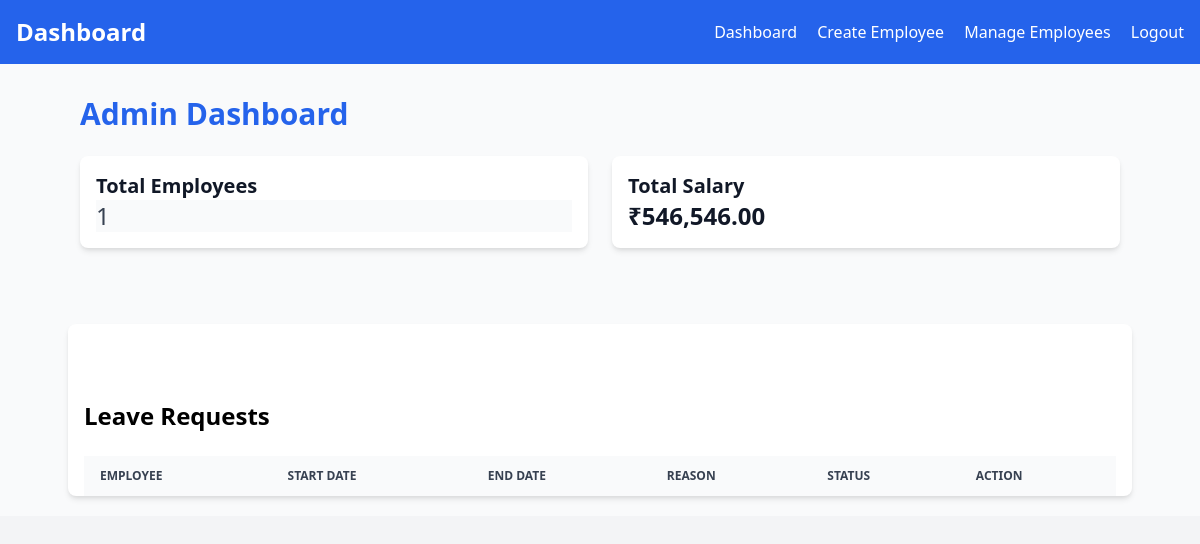
Before: /admin_dashboard.php (signed in) with the older database file.
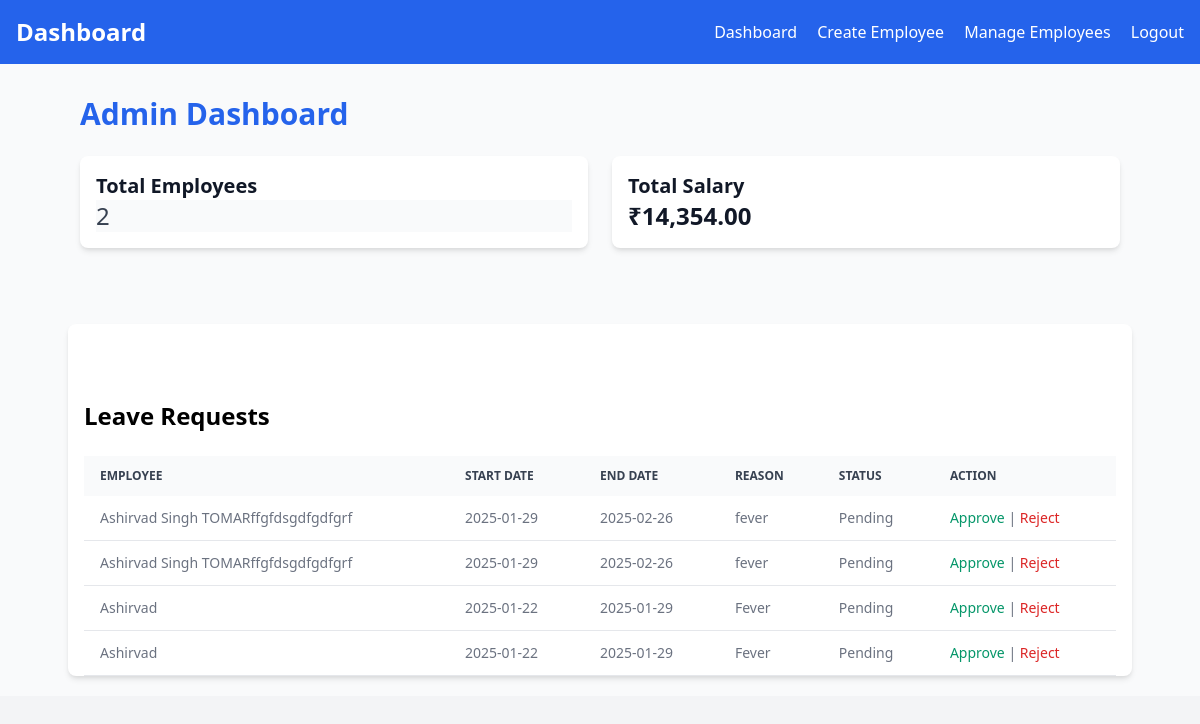
After: the same page with the newer database file.
### tables this page shows
CREATE TABLE `leave_requests` (
  `id` int(11) NOT NULL,
  `employee_id` int(11) NOT NULL,
  `start_date` date NOT NULL,
  `end_date` date NOT NULL,
  `reason` text NOT NULL,
  `status` enum('pending','approved','rejected') DEFAULT 'pending'
);

CREATE TABLE `employees_tbl` (
  `id` int(11) NOT NULL,
  `emp_id` int(11) NOT NULL,
  `emp_fullname` varchar(100) NOT NULL,
  `emp_fathername` varchar(100) NOT NULL,
  `emp_address` text NOT NULL,
  `emp_phone` bigint(10) NOT NULL,
  `emp_email` varchar(100) NOT NULL,
  `emp_aadhar_card` bigint(16) NOT NULL,
  `emp_pan_card` varchar(10) NOT NULL,
  `emp_photo` varchar(255) NOT NULL,
  `emp_date_of_birth` date DEFAULT NULL,
  `emp_gender` varchar(10) DEFAULT NULL,
  `emp_department` varchar(255) DEFAULT NULL,
  `emp_designation` varchar(255) DEFAULT NULL,
  `emp_date_of_joining` date DEFAULT NULL,
  `emp_office_exit_date` date DEFAULT NULL,
  `emp_basic_salary` decimal(10,2) DEFAULT NULL,
  `emp_acc_holder_name` varchar(255) DEFAULT NULL,
  `emp_acc_num` varchar(20) DEFAULT NULL,
  `emp_bank_detail` text DEFAULT NULL,
  `emp_ifsc_code` varchar(20) DEFAULT NULL
);

### admin_dashboard.php (the view, shortened to what this page needs)
<?php
include "config.php";
$employees_count = $conn
    ->query("SELECT COUNT(*) AS total FROM employees_tbl")
    ->fetch_assoc()["total"];
$total_salary = $conn
    ->query("SELECT SUM(emp_basic_salary) AS total FROM employees_tbl")
    ->fetch_assoc()["total"];
$leave_requests = $conn->query("
    SELECT leave_requests.*, employees_tbl.emp_fullname AS name
    FROM leave_requests
    JOIN employees_tbl ON leave_requests.employee_id = employees_tbl.emp_id
");
?>
<?php require('header.php');?>
<section class="bg-gray-50 dark:bg-gray-900 p-6 sm:p-8">
    <div class="mx-auto max-w-screen-xl px-4 lg:px-12">
        <h1 class="text-3xl font-bold text-blue-600 mb-6">Admin Dashboard</h1>
        <div class="grid grid-cols-2 gap-6 mb-6">
            <div class="bg-white dark:bg-gray-800 p-4 rounded-lg shadow-md">
                <h2 class="text-xl font-semibold text-gray-900 dark:text-white">Total Employees</h2>
                <p class="text-2xl text-gray-700 uppercase bg-gray-50 dark:bg-gray-700 dark:text-gray-400"><?= $employees_count ?></p>
            </div>
            <div class="bg-white dark:bg-gray-800 p-4 rounded-lg shadow-md">
                <h2 class="text-xl font-semibold text-gray-900 dark:text-white">Total Salary</h2>
                <p class="text-2xl font-bold text-gray-900 dark:text-white">₹<?= number_format($total_salary, 2) ?></p>
            </div>
        </div>
    </div>
</section>
    <section class="bg-gray-50 dark:bg-gray-900 p-3 sm:p-5">
    <div class="mx-auto max-w-screen-xl px-4 lg:px-12">
        <div class="bg-white dark:bg-gray-800 relative shadow-md sm:rounded-lg overflow-hidden">
            <div class="flex flex-col md:flex-row items-center justify-between space-y-3 md:space-y-0 md:space-x-4 p-4">
                <div class="w-full md:w-auto flex flex-col md:flex-row space-y-2 md:space-y-0 items-stretch md:items-center justify-end md:space-x-3 flex-shrink-0">
                    <button type="button" class="flex items-center justify-center text-white bg-primary-700 hover:bg-primary-800 focus:ring-4 focus:ring-primary-300 font-medium rounded-lg text-sm px-4 py-2 dark:bg-primary-600 dark:hover:bg-primary-700 focus:outline-none dark:focus:ring-primary-800">
                        <svg class="h-3.5 w-3.5 mr-2" fill="currentColor" viewbox="0 0 20 20" xmlns="http://www.w3.org/2000/svg" aria-hidden="true">
                            <path clip-rule="evenodd" fill-rule="evenodd" d="M10 3a1 1 0 011 1v5h5a1 1 0 110 2h-5v5a1 1 0 11-2 0v-5H4a1 1 0 110-2h5V4a1 1 0 011-1z" />
                        </svg>
                    </button>
                </div>
            </div>
            <h2 class="text-2xl font-semibold mb-4 px-4 py-2">Leave Requests</h2>
            <div class="overflow-x-auto px-4">
                <table class="w-full text-sm text-left text-gray-500 dark:text-gray-400">
                    <thead class="text-xs text-gray-700 uppercase bg-gray-50 dark:bg-gray-700 dark:text-gray-400">
                        <tr>
                            <th class="px-4 py-3">Employee</th>
                            <th class="px-4 py-3">Start Date</th>
                            <th class="px-4 py-3">End Date</th>
                            <th class="px-4 py-3">Reason</th>
                            <th class="px-4 py-3">Status</th>
                            <th class="px-4 py-3">Action</th>
                        </tr>
                    </thead>
                    <tbody>
                        <?php while ($leave = $leave_requests->fetch_assoc()) { ?>
                            <tr class="border-b dark:border-gray-700">
                                <td class="px-4 py-3"><?= htmlspecialchars($leave["name"]) ?></td>
                                <td class="px-4 py-3"><?= htmlspecialchars($leave["start_date"]) ?></td>
                                <td class="px-4 py-3"><?= htmlspecialchars($leave["end_date"]) ?></td>
                                <td class="px-4 py-3"><?= htmlspecialchars($leave["reason"]) ?></td>
                                <td class="px-4 py-3"><?= ucfirst(htmlspecialchars($leave["status"])) ?></td>
                                <td class="px-4 py-3">
                                    <?php if ($leave["status"] == "pending") { ?>
                                        <a href="update_leave_status.php?id=<?= $leave["id"] ?>&action=approve" class="text-green-600">Approve</a> |
                                        <a href="update_leave_status.php?id=<?= $leave["id"] ?>&action=reject" class="text-red-600">Reject</a>
                                    <?php } ?>
                                </td>
                            </tr>
                        <?php } ?>
                    </tbody>
                </table>
            </div>
        </div>
    </div>
</section>
</body>
</html>

### header.php (shortened to what this page needs)
<?php
$role = $_SESSION['role'];
?>
<!DOCTYPE html>
<html lang="en">
<head>
    <link href="https://cdn.jsdelivr.net/npm/tailwindcss@2.2.19/dist/tailwind.min.css" rel="stylesheet">
</head>
<body class="bg-gray-100 min-h-screen">
    <nav class="bg-blue-600 p-4">
        <div class="max-w-7xl mx-auto flex items-center justify-between">
            <a href="#" class="text-white text-2xl font-semibold">Dashboard</a>
            <div class="space-x-4">
                <?php if ($role === 'admin') { ?>
                    <a href="admin_dashboard.php" class="text-white hover:text-blue-200">Dashboard</a>
                    <a href="create_employee.php" class="text-white hover:text-blue-200">Create Employee</a>
                    <a href="manage_employees.php" class="text-white hover:text-blue-200">Manage Employees</a>
                <?php } elseif ($role === 'employee') { ?>
                    <a href="employee_dashboard.php" class="text-white hover:text-blue-200">My Dashboard</a>
                    <a href="apply_leave.php" class="text-white hover:text-blue-200">Attendence</a>
                <?php } ?>
                <a href="logout.php" class="text-white hover:text-blue-200">Logout</a>
            </div>
        </div>
    </nav>
</body>
</html>

Changed rows visible on the page:
added leave_requests: employees_tbl.emp_fullname "Ashirvad Singh TOMARffgfdsgdfgdfgrf", start_date "2025-01-29", end_date "2025-02-26", reason "fever", status "Pending"
added leave_requests: employees_tbl.emp_fullname "Ashirvad Singh TOMARffgfdsgdfgdfgrf", start_date "2025-01-29", end_date "2025-02-26", reason "fever", status "Pending"
added leave_requests: employees_tbl.emp_fullname "Ashirvad", start_date "2025-01-22", end_date "2025-01-29", reason "Fever", status "Pending"
added leave_requests: employees_tbl.emp_fullname "Ashirvad", start_date "2025-01-22", end_date "2025-01-29", reason "Fever", status "Pending"
Other visible differences:
$employees_count: "1" → "2"
$total_salary: "546,546.00" → "14,354.00"
